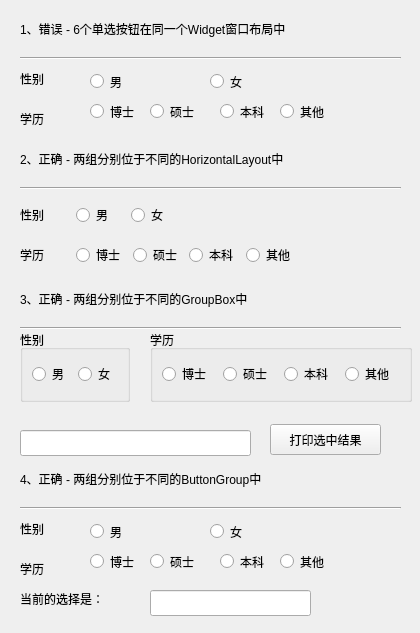
<?xml version="1.0" encoding="UTF-8"?>
<ui version="4.0">
 <class>Widget</class>
 <widget class="QWidget" name="Widget">
  <property name="geometry">
   <rect>
    <x>0</x>
    <y>0</y>
    <width>420</width>
    <height>633</height>
   </rect>
  </property>
  <property name="windowTitle">
   <string>Widget</string>
  </property>
  <widget class="QLabel" name="label">
   <property name="geometry">
    <rect>
     <x>20</x>
     <y>20</y>
     <width>391</width>
     <height>17</height>
    </rect>
   </property>
   <property name="text">
    <string>1、错误 - 6个单选按钮在同一个Widget窗口布局中</string>
   </property>
  </widget>
  <widget class="Line" name="line">
   <property name="geometry">
    <rect>
     <x>20</x>
     <y>50</y>
     <width>381</width>
     <height>16</height>
    </rect>
   </property>
   <property name="orientation">
    <enum>Qt::Horizontal</enum>
   </property>
  </widget>
  <widget class="QLabel" name="label_2">
   <property name="geometry">
    <rect>
     <x>20</x>
     <y>70</y>
     <width>67</width>
     <height>17</height>
    </rect>
   </property>
   <property name="text">
    <string>性别</string>
   </property>
  </widget>
  <widget class="QLabel" name="label_3">
   <property name="geometry">
    <rect>
     <x>20</x>
     <y>110</y>
     <width>67</width>
     <height>17</height>
    </rect>
   </property>
   <property name="text">
    <string>学历</string>
   </property>
  </widget>
  <widget class="QRadioButton" name="radioButton">
   <property name="geometry">
    <rect>
     <x>90</x>
     <y>70</y>
     <width>112</width>
     <height>23</height>
    </rect>
   </property>
   <property name="text">
    <string>男</string>
   </property>
  </widget>
  <widget class="QRadioButton" name="radioButton_2">
   <property name="geometry">
    <rect>
     <x>210</x>
     <y>70</y>
     <width>112</width>
     <height>23</height>
    </rect>
   </property>
   <property name="text">
    <string>女</string>
   </property>
  </widget>
  <widget class="QRadioButton" name="radioButton_3">
   <property name="geometry">
    <rect>
     <x>90</x>
     <y>100</y>
     <width>61</width>
     <height>23</height>
    </rect>
   </property>
   <property name="text">
    <string>博士</string>
   </property>
  </widget>
  <widget class="QRadioButton" name="radioButton_4">
   <property name="geometry">
    <rect>
     <x>150</x>
     <y>100</y>
     <width>71</width>
     <height>23</height>
    </rect>
   </property>
   <property name="text">
    <string>硕士</string>
   </property>
  </widget>
  <widget class="QRadioButton" name="radioButton_5">
   <property name="geometry">
    <rect>
     <x>220</x>
     <y>100</y>
     <width>61</width>
     <height>23</height>
    </rect>
   </property>
   <property name="text">
    <string>本科</string>
   </property>
  </widget>
  <widget class="QRadioButton" name="radioButton_6">
   <property name="geometry">
    <rect>
     <x>280</x>
     <y>100</y>
     <width>71</width>
     <height>23</height>
    </rect>
   </property>
   <property name="text">
    <string>其他</string>
   </property>
  </widget>
  <widget class="QLabel" name="label_4">
   <property name="geometry">
    <rect>
     <x>20</x>
     <y>150</y>
     <width>391</width>
     <height>17</height>
    </rect>
   </property>
   <property name="text">
    <string>2、正确 - 两组分别位于不同的HorizontalLayout中</string>
   </property>
  </widget>
  <widget class="Line" name="line_2">
   <property name="geometry">
    <rect>
     <x>20</x>
     <y>180</y>
     <width>381</width>
     <height>16</height>
    </rect>
   </property>
   <property name="orientation">
    <enum>Qt::Horizontal</enum>
   </property>
  </widget>
  <widget class="QLabel" name="label_7">
   <property name="geometry">
    <rect>
     <x>20</x>
     <y>290</y>
     <width>391</width>
     <height>17</height>
    </rect>
   </property>
   <property name="text">
    <string>3、正确 - 两组分别位于不同的GroupBox中</string>
   </property>
  </widget>
  <widget class="Line" name="line_3">
   <property name="geometry">
    <rect>
     <x>20</x>
     <y>320</y>
     <width>381</width>
     <height>16</height>
    </rect>
   </property>
   <property name="orientation">
    <enum>Qt::Horizontal</enum>
   </property>
  </widget>
  <widget class="QGroupBox" name="groupBox">
   <property name="geometry">
    <rect>
     <x>20</x>
     <y>330</y>
     <width>110</width>
     <height>72</height>
    </rect>
   </property>
   <property name="title">
    <string>性别</string>
   </property>
   <layout class="QHBoxLayout" name="horizontalLayout_3">
    <item>
     <widget class="QRadioButton" name="rbMale3">
      <property name="text">
       <string>男</string>
      </property>
     </widget>
    </item>
    <item>
     <widget class="QRadioButton" name="rbFemale3">
      <property name="text">
       <string>女</string>
      </property>
     </widget>
    </item>
   </layout>
  </widget>
  <widget class="QGroupBox" name="groupBox_2">
   <property name="geometry">
    <rect>
     <x>150</x>
     <y>330</y>
     <width>262</width>
     <height>72</height>
    </rect>
   </property>
   <property name="title">
    <string>学历</string>
   </property>
   <layout class="QHBoxLayout" name="horizontalLayout_4">
    <item>
     <widget class="QRadioButton" name="rbDoctor3">
      <property name="text">
       <string>博士</string>
      </property>
     </widget>
    </item>
    <item>
     <widget class="QRadioButton" name="rbMaster3">
      <property name="text">
       <string>硕士</string>
      </property>
     </widget>
    </item>
    <item>
     <widget class="QRadioButton" name="rbBachelor3">
      <property name="text">
       <string>本科</string>
      </property>
     </widget>
    </item>
    <item>
     <widget class="QRadioButton" name="rbOther3">
      <property name="text">
       <string>其他</string>
      </property>
     </widget>
    </item>
   </layout>
  </widget>
  <widget class="QLineEdit" name="lineResult3">
   <property name="geometry">
    <rect>
     <x>20</x>
     <y>430</y>
     <width>231</width>
     <height>26</height>
    </rect>
   </property>
  </widget>
  <widget class="QPushButton" name="btnGetSelection">
   <property name="geometry">
    <rect>
     <x>270</x>
     <y>424</y>
     <width>111</width>
     <height>31</height>
    </rect>
   </property>
   <property name="text">
    <string>打印选中结果</string>
   </property>
  </widget>
  <widget class="QLabel" name="label_8">
   <property name="geometry">
    <rect>
     <x>20</x>
     <y>470</y>
     <width>391</width>
     <height>17</height>
    </rect>
   </property>
   <property name="text">
    <string>4、正确 - 两组分别位于不同的ButtonGroup中</string>
   </property>
  </widget>
  <widget class="Line" name="line_4">
   <property name="geometry">
    <rect>
     <x>20</x>
     <y>500</y>
     <width>381</width>
     <height>16</height>
    </rect>
   </property>
   <property name="orientation">
    <enum>Qt::Horizontal</enum>
   </property>
  </widget>
  <widget class="QRadioButton" name="rbDoctor4">
   <property name="geometry">
    <rect>
     <x>90</x>
     <y>550</y>
     <width>61</width>
     <height>23</height>
    </rect>
   </property>
   <property name="text">
    <string>博士</string>
   </property>
  </widget>
  <widget class="QRadioButton" name="rbFemale4">
   <property name="geometry">
    <rect>
     <x>210</x>
     <y>520</y>
     <width>112</width>
     <height>23</height>
    </rect>
   </property>
   <property name="text">
    <string>女</string>
   </property>
  </widget>
  <widget class="QRadioButton" name="rbOther4">
   <property name="geometry">
    <rect>
     <x>280</x>
     <y>550</y>
     <width>71</width>
     <height>23</height>
    </rect>
   </property>
   <property name="text">
    <string>其他</string>
   </property>
  </widget>
  <widget class="QRadioButton" name="rbBachelor4">
   <property name="geometry">
    <rect>
     <x>220</x>
     <y>550</y>
     <width>61</width>
     <height>23</height>
    </rect>
   </property>
   <property name="text">
    <string>本科</string>
   </property>
  </widget>
  <widget class="QRadioButton" name="rbMale4">
   <property name="geometry">
    <rect>
     <x>90</x>
     <y>520</y>
     <width>112</width>
     <height>23</height>
    </rect>
   </property>
   <property name="text">
    <string>男</string>
   </property>
  </widget>
  <widget class="QRadioButton" name="rbMaster4">
   <property name="geometry">
    <rect>
     <x>150</x>
     <y>550</y>
     <width>71</width>
     <height>23</height>
    </rect>
   </property>
   <property name="text">
    <string>硕士</string>
   </property>
  </widget>
  <widget class="QLabel" name="label_9">
   <property name="geometry">
    <rect>
     <x>20</x>
     <y>520</y>
     <width>67</width>
     <height>17</height>
    </rect>
   </property>
   <property name="text">
    <string>性别</string>
   </property>
  </widget>
  <widget class="QLabel" name="label_10">
   <property name="geometry">
    <rect>
     <x>20</x>
     <y>560</y>
     <width>67</width>
     <height>17</height>
    </rect>
   </property>
   <property name="text">
    <string>学历</string>
   </property>
  </widget>
  <widget class="QLabel" name="label_11">
   <property name="geometry">
    <rect>
     <x>20</x>
     <y>590</y>
     <width>111</width>
     <height>17</height>
    </rect>
   </property>
   <property name="text">
    <string>当前的选择是：</string>
   </property>
  </widget>
  <widget class="QLineEdit" name="lineResult4">
   <property name="geometry">
    <rect>
     <x>150</x>
     <y>590</y>
     <width>161</width>
     <height>26</height>
    </rect>
   </property>
  </widget>
  <widget class="QWidget" name="">
   <property name="geometry">
    <rect>
     <x>20</x>
     <y>200</y>
     <width>161</width>
     <height>30</height>
    </rect>
   </property>
   <layout class="QHBoxLayout" name="horizontalLayout">
    <item>
     <widget class="QLabel" name="label_5">
      <property name="text">
       <string>性别</string>
      </property>
     </widget>
    </item>
    <item>
     <widget class="QRadioButton" name="radioButton_7">
      <property name="text">
       <string>男</string>
      </property>
     </widget>
    </item>
    <item>
     <widget class="QRadioButton" name="radioButton_8">
      <property name="text">
       <string>女</string>
      </property>
     </widget>
    </item>
   </layout>
  </widget>
  <widget class="QWidget" name="">
   <property name="geometry">
    <rect>
     <x>20</x>
     <y>240</y>
     <width>276</width>
     <height>30</height>
    </rect>
   </property>
   <layout class="QHBoxLayout" name="horizontalLayout_2">
    <item>
     <widget class="QLabel" name="label_6">
      <property name="text">
       <string>学历</string>
      </property>
     </widget>
    </item>
    <item>
     <widget class="QRadioButton" name="radioButton_9">
      <property name="text">
       <string>博士</string>
      </property>
     </widget>
    </item>
    <item>
     <widget class="QRadioButton" name="radioButton_10">
      <property name="text">
       <string>硕士</string>
      </property>
     </widget>
    </item>
    <item>
     <widget class="QRadioButton" name="radioButton_11">
      <property name="text">
       <string>本科</string>
      </property>
     </widget>
    </item>
    <item>
     <widget class="QRadioButton" name="radioButton_12">
      <property name="text">
       <string>其他</string>
      </property>
     </widget>
    </item>
   </layout>
  </widget>
 </widget>
 <resources/>
 <connections/>
</ui>
